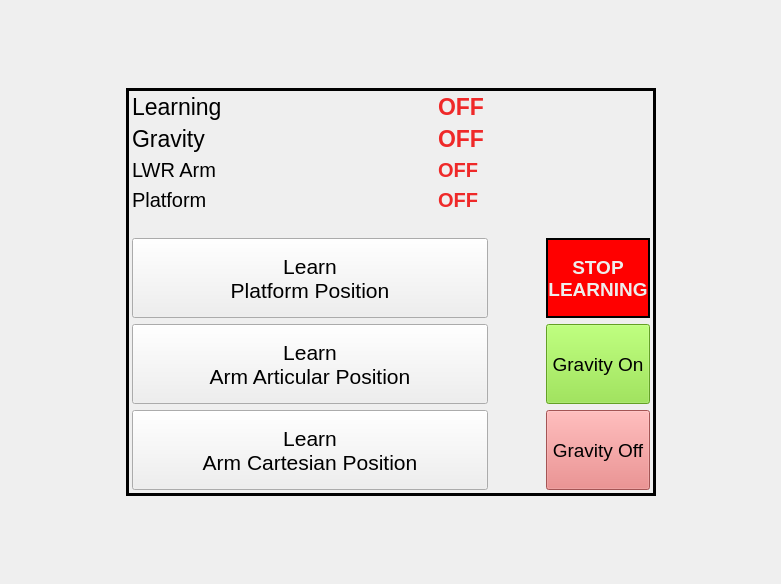
<?xml version="1.0" encoding="UTF-8"?>
<ui version="4.0">
 <class>Form</class>
 <widget class="QWidget" name="Form">
  <property name="geometry">
   <rect>
    <x>0</x>
    <y>0</y>
    <width>781</width>
    <height>584</height>
   </rect>
  </property>
  <property name="windowTitle">
   <string>Form</string>
  </property>
  <layout class="QGridLayout" name="gridLayout">
   <property name="spacing">
    <number>15</number>
   </property>
   <item row="2" column="1">
    <spacer name="verticalSpacer_3">
     <property name="orientation">
      <enum>Qt::Vertical</enum>
     </property>
     <property name="sizeHint" stdset="0">
      <size>
       <width>20</width>
       <height>40</height>
      </size>
     </property>
    </spacer>
   </item>
   <item row="0" column="1">
    <spacer name="verticalSpacer_2">
     <property name="orientation">
      <enum>Qt::Vertical</enum>
     </property>
     <property name="sizeHint" stdset="0">
      <size>
       <width>20</width>
       <height>40</height>
      </size>
     </property>
    </spacer>
   </item>
   <item row="1" column="0">
    <spacer name="horizontalSpacer_2">
     <property name="orientation">
      <enum>Qt::Horizontal</enum>
     </property>
     <property name="sizeHint" stdset="0">
      <size>
       <width>40</width>
       <height>20</height>
      </size>
     </property>
    </spacer>
   </item>
   <item row="1" column="2">
    <spacer name="horizontalSpacer_3">
     <property name="orientation">
      <enum>Qt::Horizontal</enum>
     </property>
     <property name="sizeHint" stdset="0">
      <size>
       <width>40</width>
       <height>20</height>
      </size>
     </property>
    </spacer>
   </item>
   <item row="1" column="1">
    <widget class="QFrame" name="gridFrame">
     <property name="frameShape">
      <enum>QFrame::Box</enum>
     </property>
     <property name="frameShadow">
      <enum>QFrame::Plain</enum>
     </property>
     <property name="lineWidth">
      <number>3</number>
     </property>
     <layout class="QGridLayout" name="grid">
      <property name="leftMargin">
       <number>3</number>
      </property>
      <property name="topMargin">
       <number>3</number>
      </property>
      <property name="rightMargin">
       <number>3</number>
      </property>
      <property name="bottomMargin">
       <number>3</number>
      </property>
      <item row="5" column="4">
       <widget class="QPushButton" name="stop_learn">
        <property name="minimumSize">
         <size>
          <width>100</width>
          <height>80</height>
         </size>
        </property>
        <property name="font">
         <font>
          <pointsize>14</pointsize>
          <weight>75</weight>
          <bold>true</bold>
         </font>
        </property>
        <property name="styleSheet">
         <string notr="true">background-color: rgb(255, 0, 0);
border:2px solid #8f8f91;
border-color: rgb(0, 0, 0);
color: rgb(238, 238, 236);</string>
        </property>
        <property name="text">
         <string>STOP
LEARNING</string>
        </property>
        <property name="default">
         <bool>false</bool>
        </property>
       </widget>
      </item>
      <item row="3" column="0">
       <widget class="QLabel" name="label_4">
        <property name="font">
         <font>
          <pointsize>15</pointsize>
         </font>
        </property>
        <property name="text">
         <string>Platform</string>
        </property>
       </widget>
      </item>
      <item row="6" column="0" colspan="2">
       <widget class="QPushButton" name="learn_articular">
        <property name="minimumSize">
         <size>
          <width>100</width>
          <height>80</height>
         </size>
        </property>
        <property name="font">
         <font>
          <pointsize>16</pointsize>
         </font>
        </property>
        <property name="text">
         <string>Learn
Arm Articular Position</string>
        </property>
       </widget>
      </item>
      <item row="4" column="0" colspan="5">
       <spacer name="verticalSpacer">
        <property name="orientation">
         <enum>Qt::Vertical</enum>
        </property>
        <property name="sizeType">
         <enum>QSizePolicy::Preferred</enum>
        </property>
        <property name="sizeHint" stdset="0">
         <size>
          <width>20</width>
          <height>20</height>
         </size>
        </property>
       </spacer>
      </item>
      <item row="7" column="0" colspan="2">
       <widget class="QPushButton" name="learn_cartesian">
        <property name="minimumSize">
         <size>
          <width>100</width>
          <height>80</height>
         </size>
        </property>
        <property name="font">
         <font>
          <pointsize>16</pointsize>
         </font>
        </property>
        <property name="text">
         <string>Learn
Arm Cartesian Position</string>
        </property>
       </widget>
      </item>
      <item row="0" column="1">
       <widget class="QLabel" name="learning_status">
        <property name="minimumSize">
         <size>
          <width>50</width>
          <height>0</height>
         </size>
        </property>
        <property name="font">
         <font>
          <pointsize>17</pointsize>
          <weight>75</weight>
          <bold>true</bold>
         </font>
        </property>
        <property name="styleSheet">
         <string notr="true">color: rgb(239, 41, 41);</string>
        </property>
        <property name="text">
         <string>OFF</string>
        </property>
       </widget>
      </item>
      <item row="5" column="2" rowspan="3">
       <spacer name="horizontalSpacer">
        <property name="orientation">
         <enum>Qt::Horizontal</enum>
        </property>
        <property name="sizeType">
         <enum>QSizePolicy::Preferred</enum>
        </property>
        <property name="sizeHint" stdset="0">
         <size>
          <width>40</width>
          <height>20</height>
         </size>
        </property>
       </spacer>
      </item>
      <item row="1" column="1">
       <widget class="QLabel" name="gravity_status">
        <property name="font">
         <font>
          <pointsize>17</pointsize>
          <weight>75</weight>
          <bold>true</bold>
         </font>
        </property>
        <property name="styleSheet">
         <string notr="true">color: rgb(239, 41, 41);</string>
        </property>
        <property name="text">
         <string>OFF</string>
        </property>
       </widget>
      </item>
      <item row="5" column="0" colspan="2">
       <widget class="QPushButton" name="learn_platform">
        <property name="minimumSize">
         <size>
          <width>100</width>
          <height>80</height>
         </size>
        </property>
        <property name="font">
         <font>
          <pointsize>16</pointsize>
         </font>
        </property>
        <property name="text">
         <string>Learn
Platform Position</string>
        </property>
       </widget>
      </item>
      <item row="0" column="0">
       <widget class="QLabel" name="label">
        <property name="minimumSize">
         <size>
          <width>300</width>
          <height>0</height>
         </size>
        </property>
        <property name="font">
         <font>
          <pointsize>17</pointsize>
         </font>
        </property>
        <property name="text">
         <string>Learning</string>
        </property>
       </widget>
      </item>
      <item row="1" column="0">
       <widget class="QLabel" name="label_2">
        <property name="font">
         <font>
          <pointsize>17</pointsize>
         </font>
        </property>
        <property name="text">
         <string>Gravity</string>
        </property>
       </widget>
      </item>
      <item row="2" column="0">
       <widget class="QLabel" name="label_3">
        <property name="font">
         <font>
          <pointsize>15</pointsize>
         </font>
        </property>
        <property name="text">
         <string>LWR Arm</string>
        </property>
       </widget>
      </item>
      <item row="3" column="1">
       <widget class="QLabel" name="platform_status">
        <property name="font">
         <font>
          <pointsize>15</pointsize>
          <weight>75</weight>
          <bold>true</bold>
         </font>
        </property>
        <property name="styleSheet">
         <string notr="true">color: rgb(239, 41, 41);</string>
        </property>
        <property name="text">
         <string>OFF</string>
        </property>
       </widget>
      </item>
      <item row="2" column="1">
       <widget class="QLabel" name="lwr_status">
        <property name="font">
         <font>
          <pointsize>15</pointsize>
          <weight>75</weight>
          <bold>true</bold>
         </font>
        </property>
        <property name="styleSheet">
         <string notr="true">color: rgb(239, 41, 41);</string>
        </property>
        <property name="text">
         <string>OFF</string>
        </property>
       </widget>
      </item>
      <item row="6" column="4">
       <widget class="QPushButton" name="gravity_on">
        <property name="minimumSize">
         <size>
          <width>100</width>
          <height>80</height>
         </size>
        </property>
        <property name="font">
         <font>
          <pointsize>14</pointsize>
         </font>
        </property>
        <property name="styleSheet">
         <string notr="true">background-color: rgb(138, 226, 52);</string>
        </property>
        <property name="text">
         <string>Gravity On</string>
        </property>
       </widget>
      </item>
      <item row="7" column="4">
       <widget class="QPushButton" name="gravity_off">
        <property name="minimumSize">
         <size>
          <width>100</width>
          <height>80</height>
         </size>
        </property>
        <property name="font">
         <font>
          <pointsize>14</pointsize>
         </font>
        </property>
        <property name="styleSheet">
         <string notr="true">background-color: rgb(229, 118, 118);</string>
        </property>
        <property name="text">
         <string>Gravity Off</string>
        </property>
       </widget>
      </item>
     </layout>
    </widget>
   </item>
  </layout>
 </widget>
 <resources/>
 <connections/>
</ui>
